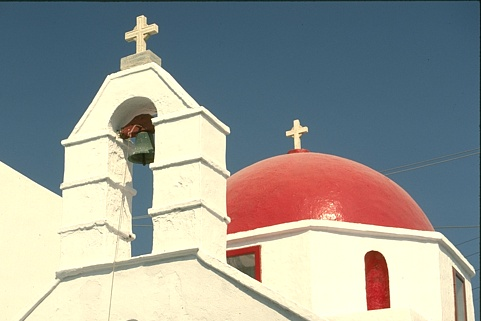
#> input picture SLIC.jpg, 481 x 321 px, given in place of n01608432_37.JPEG, which was not available
$ python ball2graph_latest.py   (older library calls are emulated)
#> lines starting #> are read from the running program, lines starting #| are printed output that depends on the picture; pictures that were not available may be replaced by others from this repository, and a replacement may not be noted
import argparse
import math
import os
import cv2
import numpy as np
from operator import add
from functools import reduce
import matplotlib.pyplot as plt
from datetime import datetime
from collections import defaultdict
import matplotlib.pyplot as plt
import time
from collections import Counter
import networkx as nx
from collections import Counter
import scipy.sparse as sp
import itertools
import random
random.seed(0)

# 返回所有像素梯度信息
def get_grad(img, dir = None):
    """
    :param img:
    :return: map{(x,y):grad} and grad matric
    """
    # get grad list
    # 分别计算x、y方向：右减左，下减上
    sobelx = cv2.Sobel(img, cv2.CV_64F, 1, 0, ksize=3)
    sobelx = cv2.convertScaleAbs(sobelx)
    sobely = cv2.Sobel(img, cv2.CV_64F, 0, 1, ksize=3)
    sobely = cv2.convertScaleAbs(sobely)
    sobelxy2 = cv2.addWeighted(sobelx, 0.5, sobely, 0.5, 0)  # 梯度矩阵 : same shape with the img

    return sobelxy2

# [8 lines left out: function softmax, not called in this run]

def cal_bound(img, center, Rx, Ry):
    """
    :param img:  原图，需要获取原图的大小
    :param center: 中心点坐标
    :param Rx, Ry: 不同方向的半径
    :return: 上下左右边界
    """
    h, w = img.shape
    left = center[1] - Rx
    right = center[1] + Rx
    up = center[0] - Ry
    down = center[0] + Ry

    if left < 0 :
        left = 0
    if right >= w :
        right = w - 1
    if up < 0 :
        up = 0
    if down >= h :
        down = h - 1

    return int(left), int(right), int(up), int(down)

# [13 lines left out: function center_select, not called in this run]

def cal_Radius_1(img, center, purity, threshold, var_threshold): # 半径计算1：半径初始化为0，纯度逐渐增加，适用于中心点梯度较小的情况
    """
    :param img: 输入图片
    :param center:  中心点坐标 [x, y]
    :param purity:  1 - （异类点个数 / 总个数)
    :param threshold:  判断是否是异类点， 与中心点灰度值的差值的绝对值 / 中心点的灰度值
    :return: Rx, Ry, 输入中心点对应的半径
    """
    Rx = 0 # 初始化半径
    Ry = 0

    flag = True
    flag_x = True
    flag_y = True
    item_count = 0
    temp_pixNum = 0

    center_value = int(img[center[0], center[1]])

    while True:

        if flag_x == True and flag_y == True:
            item_count += 1
        else:
            if flag_x:
                item_count = 1
            if flag_y:
                item_count = 2

        # print(item_count)

        if flag_x and item_count % 2 != 0:
            Rx += 1

        if flag_y and item_count % 2 == 0:
            Ry += 1

        #计算切片边界
        left, right, up, down = cal_bound(img, center, Rx, Ry)
        pixNum = (down - up + 1) * (right - left + 1)  # 当前总像素点

        if pixNum == temp_pixNum:
            return Rx, Ry

        # print("当前中心为:", [center[0], center[1]], "当前半径为:", Rx, Ry ,"总像素点数为:", pixNum)

        # 计算异类点个数
        count = len(np.where(abs(np.int_(img[up:down + 1, left:right + 1]) - center_value) > threshold)[0])

        # print("异类点个数为：", count)

        temp_purity = 1 - count / pixNum
        var = np.var(img[up:down + 1, left:right + 1])
        temp_pixNum = pixNum

        # print("当前纯度为：", temp_purity)
        if temp_purity > purity and var < var_threshold:
            if purity < 0.99:
                purity = purity * 1.005
            else:
                purity = 0.99
            flag = True
        else:
            flag = False

        if flag == False and item_count % 2 != 0:
            flag_x = False
            Rx -= 1

        if flag == False and item_count % 2 == 0:
            flag_y = False
            Ry -= 1

        # print(flag_x, flag_y)

        if flag_x == False and flag_y == False:
            return Rx, Ry

# [430 lines left out: functions cal_Radius_2, calulate_weight, calulate_A_and_B, ball2graph, ball2graph_CNN_GCN, ball2graph_random_select_center, not called in this run]


if __name__ == '__main__':

    #start = time.time()
    img_name = "/home/ubuntu/lxd-workplace/zh/imagenet/train/bird/n01608432_37.JPEG"  # 图片路径

    RGB_img = cv2.imread(img_name)  # 读取RGB图用来进行特征提取
#> RGB_img is the input picture: shape (321, 481, 3); mean B, G, R 149.1, 155.2, 152.6
    RGB_img = np.transpose(RGB_img, (2, 0, 1))
    img = cv2.imread(img_name, cv2.IMREAD_GRAYSCALE)  # 读取灰度图
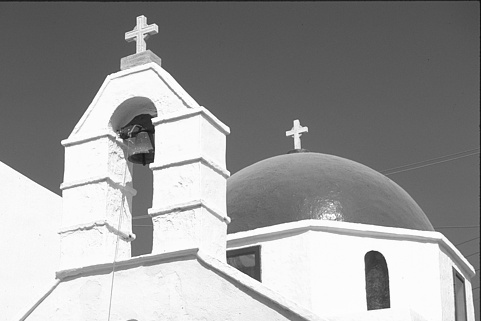
#> img: shape (321, 481); min 13, max 255, mean 153.8
    img = cv2.GaussianBlur(img, (3, 3), 0)  # 高斯滤波
    img_label = np.zeros(img.shape)  # 创建label矩阵
    img_grad = get_grad(img)  # 计算梯度图
#> in get_grad, `sobelx = cv2.Sobel(img, cv2.CV_64F, 1, 0, ksize=3)`:
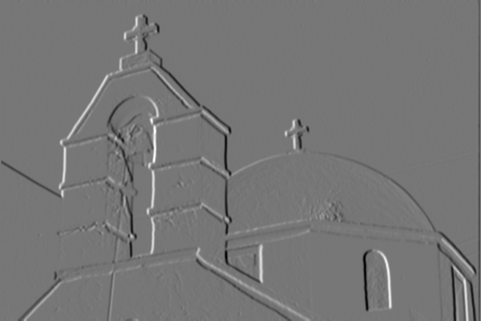
#> sobelx: shape (321, 481) float64; min -554, max 633, mean -1.7; drawn with min black and max white
#> in get_grad, `sobelx = cv2.convertScaleAbs(sobelx)`:
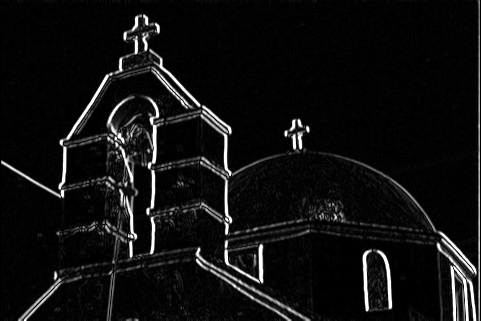
#> sobelx: shape (321, 481); min 0, max 255, mean 16.3
#> in get_grad, `sobely = cv2.Sobel(img, cv2.CV_64F, 0, 1, ksize=3)`:
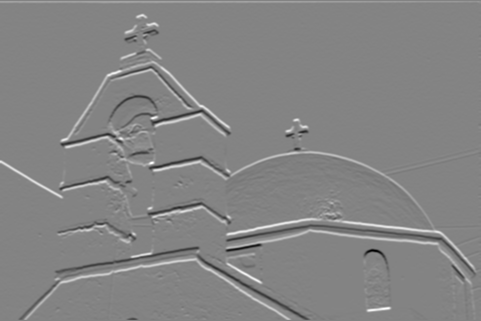
#> sobely: shape (321, 481) float64; min -599, max 563, mean 4.4; drawn with min black and max white
#> in get_grad, `sobely = cv2.convertScaleAbs(sobely)`:
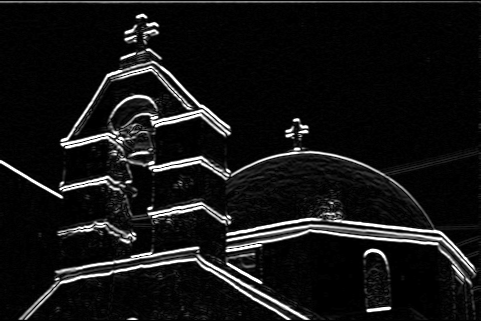
#> sobely: shape (321, 481); min 0, max 255, mean 21.3
#> in get_grad, `sobelxy2 = cv2.addWeighted(sobelx, 0.5, sobely, 0.5, 0)`:
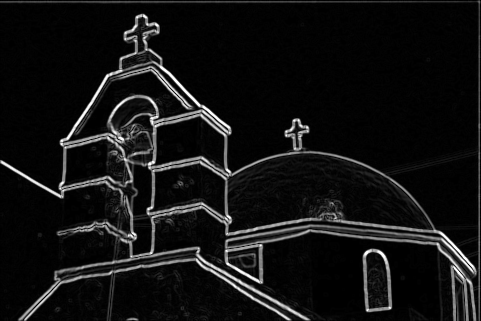
#> sobelxy2: shape (321, 481); min 0, max 255, mean 18.8
    grad_median = np.median(img_label)  # 计算梯度图中位数
#> grad_median = 0
#> img_label: shape (321, 481) float64; every value is 0
    max_Grad = img_grad.max()  # 计算梯度图最大值
#> max_Grad = 255
    # print(grad_median)

    h, w = img.shape  # 输入图片的 高 h -> x 和宽 w -> y
#> h = 321; w = 481
    temp_center_list_x = random.sample(range(0, h), h)
    temp_center_list_y = random.sample(range(0, w), w)
    temp_center_list = [] # 所有像素点的坐标
    for i in temp_center_list_x:
        for j in temp_center_list_y:
            temp_center_list.append([i ,j])
    random.shuffle(temp_center_list) # 打乱所有像素点的坐标

    center = []  # 创建中心列表
    center_count = 0  # 中心点个数计数

    # 参数设置
    purity = 0.7
    threshold = 30
    var_threshold = 30

    start = time.time()
    while 0 in img_label: # 存在没有被划分的点
        # temp_center = center_select(img_grad, img_label)  # 选择一个梯度最小且没有被划分过的点为中心点
        # 随机选中心点
        temp_center = temp_center_list[random.randint(0, h * w - 1)] # 随机找一个点
        while img_label[temp_center[0], temp_center[1]]: # 如果这个点被划分过，就再随机找下一个
            temp_center = temp_center_list[random.randint(0, h * w - 1)]

        # 计算半径 Rx, Ry -> x 方向的半径与 y 方向的半径
        # if img_grad[temp_center[0]][temp_center[1]] <= grad_median:
        Rx, Ry = cal_Radius_1(img, temp_center, purity, threshold, var_threshold)
        # else:
        #     Rx, Ry = cal_Radius_2(img, temp_center, purity_2, threshold, var_threshold_2)
        if Rx <= 1 and Ry <= 1:
            Rx = 1
            Ry = 1

        left, right, up, down = cal_bound(img, temp_center, Rx, Ry)  # 计算实际的矩形在图片中的位置(存在粒矩大小超出图像范围，所以不能直接用半径进行切片)，方便后续使用切片进行特征提取等操作

        # 添加粒矩 （[x, y], Rx, Ry） 一个中心一个元组.最基础特征:中心点坐标， Rx， Ry
        # center.append((temp_center, Rx, Ry))

        # 添加粒矩  RGB图特征 -> 中心点坐标， Rx， Ry, 三个通道的均值和方差, 中心点梯度值
        center.append((
                temp_center,
                Rx,Ry,
                RGB_img[0][up:down + 1, left:right + 1].mean(), np.var(RGB_img[0][up:down + 1, left:right + 1]),
                RGB_img[1][up:down + 1, left:right + 1].mean(), np.var(RGB_img[1][up:down + 1, left:right + 1]),
                RGB_img[2][up:down + 1, left:right + 1].mean(), np.var(RGB_img[2][up:down + 1, left:right + 1]),
                img_grad[temp_center[0], temp_center[1]]))

        # 将本次迭代生成的粒矩包含的像素点标记 （下次迭代就不会选取这些点作为中心点）
        img_label[up:down + 1, left:right + 1] = 1
        # 将本次迭代生成的粒矩包含的像素点对应位置的梯度设为梯度最大值
        # img_grad[up:down + 1, left:right + 1] = max_Grad
        # 粒矩计数
        center_count += 1
#> this loop made 4252 passes
#> (center_value in cal_Radius_1, left, right, up, down) on passes 1 to 2: (236, 444, 452, 296, 306), (93, 301, 373, 57, 127)
#> img_label: shape (321, 481) float64; every value is 1

    end = time.time()
    print("粒矩聚类时间:%.2f秒" % (end - start))
    print(center_count)
#| 4252
    # 聚类完成，开始构建 Graph
   # 初始化图
    g = nx.Graph()

    # 1. 添加节点
    for i in range(len(center)):
        g.add_node(str(i))

    # 2. 生成边 (使用粒矩的位置关系进行边的生成)
    for i in range(len(center)):
        for j in range(i+1, len(center)):
            center_1 = center[i]
            center_2 = center[j]
            # 两个中心点的 x,y 距离分别和 两个粒矩的 Rx,Ry 之和进行比较，判断两个粒矩之间的位置关系（相交，相接，相离）
            # if (abs(center_1[0][0] - center_2[0][0]) - 1) <= center_1[2] + center_2[2] and (abs(center_1[0][1] - center_2[0][1]) - 1) <= center_1[1] + center_2[1]:  # 相接有边
            if (abs(center_1[0][0] - center_2[0][0]) - 1) < center_1[2] + center_2[2] and (abs(center_1[0][1] - center_2[0][1]) - 1) < center_1[1] + center_2[1]:  # 相接无边
                g.add_edge(str(i), str(j))

    # 3. 生成 GNN 需要的数据
#> (the run stopped early here; a loop or call above may not have finished)
